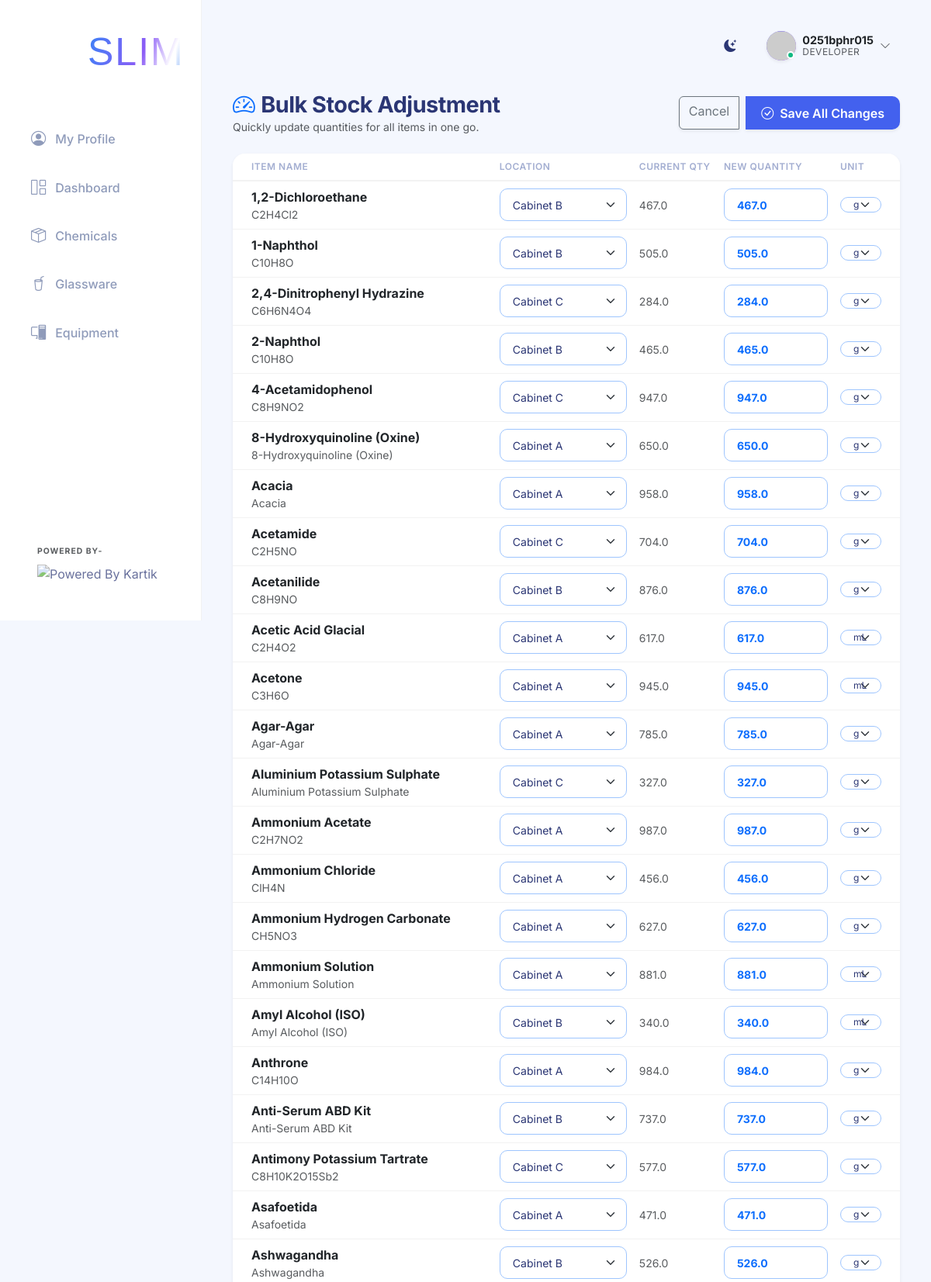
The page /bulk_update (signed in, upper part) on the database its author committed.
### app.py (models this page shows)
class User(UserMixin, db.Model):
    id = db.Column(db.Integer, primary_key=True)
    username = db.Column(db.String(100), unique=True, nullable=False)
    password_hash = db.Column(db.String(200), nullable=False)
    role = db.Column(db.String(50), nullable=False) # 'teacher', 'student', or 'developer'
    full_name = db.Column(db.String(150), nullable=True)
    roll_number = db.Column(db.String(50), nullable=True)
    email = db.Column(db.String(150), nullable=True)
    phone = db.Column(db.String(20), nullable=True)

class Chemical(db.Model):
    id = db.Column(db.Integer, primary_key=True)
    name = db.Column(db.String(150), nullable=False)
    formula = db.Column(db.String(100), nullable=False)
    cas_number = db.Column(db.String(50), nullable=True)
    quantity = db.Column(db.Float, nullable=False, default=0.0)
    unit = db.Column(db.String(20), nullable=False)
    location = db.Column(db.String(100), nullable=False)
    expiry_date = db.Column(db.Date, nullable=True)
    hazard_category = db.Column(db.String(100), nullable=True)
    category = db.Column(db.String(50), default='Chemicals') # New: Chemicals, Reagents, Indicators, Miscellaneous
    logs = db.relationship('UsageLog', backref='chemical', lazy=True, cascade="all, delete-orphan")

### app.py (the view, shortened to what this page needs)
@app.route('/bulk_update', methods=['GET', 'POST'])
@teacher_required
def bulk_update():
    chemicals = Chemical.query.order_by(Chemical.name).all()
    return render_template('bulk_update.html', chemicals=chemicals)

### app.py (called while the page is built)
@login_manager.user_loader
def load_user(user_id):
    return User.query.get(int(user_id))

def teacher_required(f):
    @wraps(f)
    def decorated_function(*args, **kwargs):
        if not current_user.is_authenticated or current_user.role not in ['teacher', 'developer']:
            flash('You must be logged in as a teacher or developer to perform this action.', 'danger')
            return redirect(request.referrer or url_for('dashboard'))
        return f(*args, **kwargs)
    return decorated_function

### templates/bulk_update.html (shortened to what this page needs)
{% extends 'base.html' %}
{% block content %}
<div class="d-flex justify-content-between align-items-center mb-4">
    <div>
        <h2 class="page-title mb-0"><i class="bi bi-speedometer2 me-2 text-primary"></i>Bulk Stock Adjustment</h2>
        <p class="text-muted small mb-0">Quickly update quantities for all items in one go.</p>
    </div>
    <div class="btn-group">
        <a href="{{ url_for('chemicals') }}" class="btn btn-outline-secondary shadow-sm">
            Cancel
        </a>
        <button type="submit" form="bulkForm" class="btn btn-primary shadow-sm ms-2">
            <i class="bi bi-check-circle me-1"></i> Save All Changes
        </button>
    </div>
</div>
<div class="card shadow-sm border-0 overflow-hidden">
    <div class="card-body p-0">
        <form id="bulkForm" action="{{ url_for('bulk_update') }}" method="POST">
            <div class="table-responsive">
                <table class="table table-hover align-middle mb-0">
                    <thead class="bg-light">
                        <tr>
                            <th class="ps-4">ITEM NAME</th>
                            <th style="width: 180px;">LOCATION</th>
                            <th>CURRENT QTY</th>
                            <th style="width: 150px;">NEW QUANTITY</th>
                            <th class="pe-4">UNIT</th>
                        </tr>
                    </thead>
                    <tbody>
                        {% for chem in chemicals %}
                        <tr>
                            <td class="ps-4 fw-bold text-dark">
                                {{ chem.name }}
                                <div class="text-muted small fw-normal">{{ chem.formula }}</div>
                            </td>
                            <td>
                                <select name="loc_chem_{{ chem.id }}" class="form-select form-select-sm border-primary-subtle">
                                    <option value="Cabinet A" {% if chem.location == 'Cabinet A' %}selected{% endif %}>Cabinet A</option>
                                    <option value="Cabinet B" {% if chem.location == 'Cabinet B' %}selected{% endif %}>Cabinet B</option>
                                    <option value="Cabinet C" {% if chem.location == 'Cabinet C' %}selected{% endif %}>Cabinet C</option>
                                </select>
                            </td>
                            <td class="text-muted small">{{ chem.quantity }}</td>
                            <td>
                                <input type="number" step="0.01" name="qty_chem_{{ chem.id }}"
                                       class="form-control form-control-sm fw-bold border-primary-subtle text-primary"
                                       value="{{ chem.quantity }}">
                            </td>
                            <td class="pe-4">
                                <select name="unit_chem_{{ chem.id }}" class="form-select form-select-sm border-primary-subtle py-0" style="font-size: 0.75rem;">
                                    <option value="g" {% if chem.unit == 'g' %}selected{% endif %}>g</option>
                                    <option value="mL" {% if chem.unit == 'mL' %}selected{% endif %}>mL</option>
                                </select>
                            </td>
                        </tr>
                        {% endfor %}
                    </tbody>
                </table>
            </div>
        </form>
    </div>
</div>
{% endblock %}

### templates/base.html (shortened to what this page needs)
<!DOCTYPE html>
<html lang="en">
<head>
    <link href="https://cdn.jsdelivr.net/npm/bootstrap@5.3.0/dist/css/bootstrap.min.css" rel="stylesheet">
    <link rel="stylesheet" href="{{ url_for('static', filename='css/style.css') }}">
    <link rel="stylesheet" href="https://cdn.jsdelivr.net/npm/bootstrap-icons@1.10.5/font/bootstrap-icons.css">
</head>
<body>
    <div class="app-container">
        <nav class="sidebar d-flex flex-column">
            <div class="sidebar-header">
                <a class="navbar-brand d-flex align-items-center morph-logo" href="{{ url_for('dashboard') }}"
                    style="text-decoration: none;">
                    <div class="me-1 d-flex justify-content-center align-items-center"
                        style="width: 80px; height: 80px; margin-left: -5px;">
                        <dotlottie-player src="{{ url_for('static', filename='logo.lottie') }}" background="transparent"
                            speed="1" style="width: 80px; height: 80px;" loop autoplay></dotlottie-player>
                    </div>
                    <div class="logo-text-container">
                        <div class="logo-text main-text">
                            <span class="slim-text-animated">SLIM</span>
                        </div>
                    </div>
                </a>
            </div>
            <ul class="nav flex-column sidebar-nav mt-3">
                {% if current_user.is_authenticated and current_user.role in ['student', 'developer'] %}
                <li class="nav-item">
                    <a class="nav-link {% if request.endpoint == 'profile' %}active{% endif %}"
                        href="{{ url_for('profile') }}">
                        <i class="bi bi-person-circle"></i> My Profile
                    </a>
                </li>
                {% endif %}
                <li class="nav-item">
                    <a class="nav-link {% if request.endpoint == 'dashboard' %}active{% endif %}"
                        href="{{ url_for('dashboard') }}">
                        <i class="bi bi-grid-1x2"></i> Dashboard
                    </a>
                </li>
                <li class="nav-item">
                    <a class="nav-link {% if request.endpoint == 'chemicals' or request.endpoint == 'add_chemical' or request.endpoint == 'chemical_detail' %}active{% endif %}"
                        href="{{ url_for('chemicals') }}">
                        <i class="bi bi-box-seam"></i> Chemicals
                    </a>
                </li>
                <li class="nav-item">
                    <a class="nav-link {% if request.endpoint == 'glassware' %}active{% endif %}"
                        href="{{ url_for('glassware') }}">
                        <i class="bi bi-cup-straw"></i> Glassware
                    </a>
                </li>
                <li class="nav-item">
                    <a class="nav-link {% if request.endpoint == 'equipment' %}active{% endif %}"
                        href="{{ url_for('equipment') }}">
                        <i class="bi bi-pc-display"></i> Equipment
                    </a>
                </li>
            </ul>
            <div class="sidebar-footer mt-auto p-4 text-start">
                <small class="text-muted d-block fw-bold text-uppercase mb-2"
                    style="font-size: 0.65rem; letter-spacing: 1px;">Powered By-</small>
                <img src="https://student.camu.in/camu_attachment/get/6696654be0b1fd900cf3997c" alt="Powered By Kartik"
                    class="img-fluid powered-logo">
            </div>
        </nav>
        <main class="main-content">
            <header class="top-header d-flex justify-content-between align-items-center mb-4">
                <div class="d-flex align-items-center">
                    <div class="theme-toggle" id="themeToggle" title="Toggle Dark/Light Mode">
                        <i class="bi bi-moon-stars-fill"></i>
                    </div>
                    <div class="user-profile dropdown">
                        <div class="profile-trigger d-flex align-items-center" {% if current_user.is_authenticated
                            %}data-bs-toggle="dropdown" {% else %}data-bs-toggle="modal" data-bs-target="#loginModal" {%
                            endif %}>
                            {% if current_user.is_authenticated %}
                            <div class="avatar-wrapper me-2">
                                <div class="avatar-circle {% if current_user.role == 'developer' %}bg-developer{% elif current_user.role == 'teacher' %}bg-teacher{% else %}bg-student{% endif %} shadow-sm"
                                    style="padding: 0; overflow: hidden;">
                                    <img src="https://api.dicebear.com/9.x/bottts/svg?seed={{ current_user.username }}&backgroundColor=transparent"
                                        alt="Avatar"
                                        style="width: 100%; height: 100%; object-fit: cover; transform: scale(1.1) translateY(2px);">
                                </div>
                                <div class="status-indicator online"></div>
                            </div>
                            <div class="user-info d-none d-sm-block">
                                <div class="user-name fw-bold text-dark">{{ current_user.username|capitalize }}</div>
                                <div class="user-role text-muted">{{ current_user.role|capitalize }}</div>
                            </div>
                            <i class="bi bi-chevron-down ms-2 text-muted small"></i>
                            {% else %}
                            <div class="avatar-circle bg-secondary shadow-sm me-2">
                                <i class="bi bi-person"></i>
                            </div>
                            <span class="fw-medium text-dark">Login</span>
                            {% endif %}
                        </div>
                    </div>
            </header>
            <div class="content-wrapper">
                {% block content %}{% endblock %}
            </div>
        </main>
    </div>
</body>
</html>

### rows shown on the page
User: username "0251bphr015", role "DEVELOPER"
Chemical: name "1,2-Dichloroethane", formula "C2H4Cl2", location+id "Cabinet B", quantity "467.0", unit+id "g"
Chemical: name "1-Naphthol", formula "C10H8O", location+id "Cabinet B", quantity "505.0", unit+id "g"
Chemical: name "2,4-Dinitrophenyl Hydrazine", formula "C6H6N4O4", location+id "Cabinet C", quantity "284.0", unit+id "g"
Chemical: name "2-Naphthol", formula "C10H8O", location+id "Cabinet B", quantity "465.0", unit+id "g"
Chemical: name "4-Acetamidophenol", formula "C8H9NO2", location+id "Cabinet C", quantity "947.0", unit+id "g"
Chemical: name "8-Hydroxyquinoline (Oxine)", formula "8-Hydroxyquinoline (Oxine)", location+id "Cabinet A", quantity "650.0", unit+id "g"
Chemical: name "Acacia", formula "Acacia", location+id "Cabinet A", quantity "958.0", unit+id "g"
Chemical: name "Acetamide", formula "C2H5NO", location+id "Cabinet C", quantity "704.0", unit+id "g"
Chemical: name "Acetanilide", formula "C8H9NO", location+id "Cabinet B", quantity "876.0", unit+id "g"
Chemical: name "Acetic Acid Glacial", formula "C2H4O2", location+id "Cabinet A", quantity "617.0", unit+id "mL"
Chemical: name "Acetone", formula "C3H6O", location+id "Cabinet A", quantity "945.0", unit+id "mL"
Chemical: name "Agar-Agar", formula "Agar-Agar", location+id "Cabinet A", quantity "785.0", unit+id "g"
Chemical: name "Aluminium Potassium Sulphate", formula "Aluminium Potassium Sulphate", location+id "Cabinet C", quantity "327.0", unit+id "g"
Chemical: name "Ammonium Acetate", formula "C2H7NO2", location+id "Cabinet A", quantity "987.0", unit+id "g"
Chemical: name "Ammonium Chloride", formula "ClH4N", location+id "Cabinet A", quantity "456.0", unit+id "g"
Chemical: name "Ammonium Hydrogen Carbonate", formula "CH5NO3", location+id "Cabinet A", quantity "627.0", unit+id "g"
Chemical: name "Ammonium Solution", formula "Ammonium Solution", location+id "Cabinet A", quantity "881.0", unit+id "mL"
Chemical: name "Amyl Alcohol (ISO)", formula "Amyl Alcohol (ISO)", location+id "Cabinet B", quantity "340.0", unit+id "mL"
Chemical: name "Anthrone", formula "C14H10O", location+id "Cabinet A", quantity "984.0", unit+id "g"
Chemical: name "Anti-Serum ABD Kit", formula "Anti-Serum ABD Kit", location+id "Cabinet B", quantity "737.0", unit+id "g"
Chemical: name "Antimony Potassium Tartrate", formula "C8H10K2O15Sb2", location+id "Cabinet C", quantity "577.0", unit+id "g"
Chemical: name "Asafoetida", formula "Asafoetida", location+id "Cabinet A", quantity "471.0", unit+id "g"
Chemical: name "Ashwagandha", formula "Ashwagandha", location+id "Cabinet B", quantity "526.0", unit+id "g"
